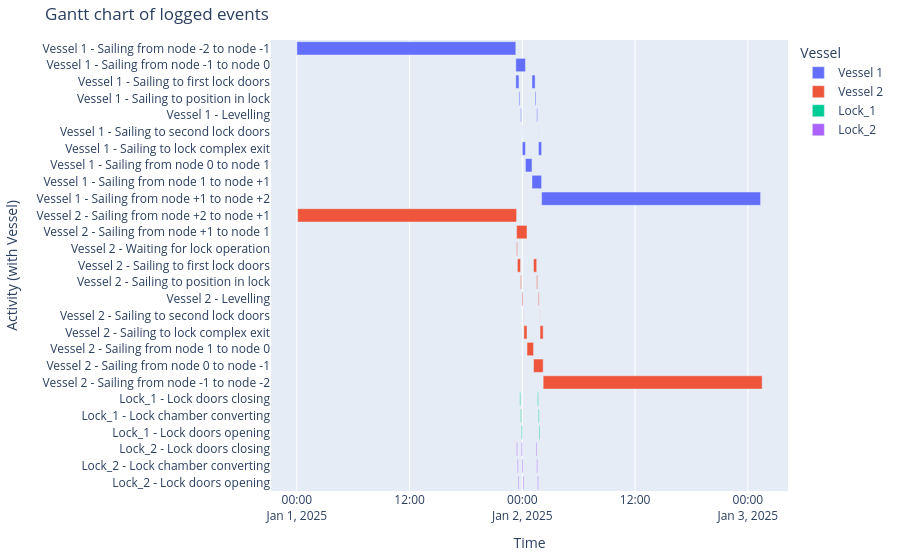

Notebook cell for this chart:
### Markdown cell above
#### Gantt chart of event table

### Code cell
df_eventtable = opentnsim.core.logutils.logbook2eventtable([*vessels, lock_1, lock_2])
fig = generate_vessel_gantt_chart(df_eventtable)

### Figure 1 — Plotly figure (JSON) as saved in the notebook; plotly's stock layout.template omitted (floating-point values rounded to 4 significant figures)
{"data": [{"base": ["2025-01-01T00:00:00.000000000", "2025-01-01T23:18:20.000000000", "2025-01-01T23:18:20.000000000", "2025-01-01T23:38:20.000000000", "2025-01-01T23:49:00.172786000", "2025-01-01T23:59:00.172786000", "2025-01-01T23:59:48.768899000", "2025-01-02T00:19:48.768899000", "2025-01-02T01:01:28.768899000", "2025-01-02T01:01:28.768899000", "2025-01-02T01:21:28.768899000", "2025-01-02T01:32:09.000000000", "2025-01-02T01:42:09.000000000", "2025-01-02T01:42:57.596112000", "2025-01-02T02:02:57.596112000"], "hovertemplate": "object name=Vessel 1<br>start time=%{base}<br>stop time=%{x}<br>activity label=%{y}<extra></extra>", "legendgroup": "Vessel 1", "marker": {"color": "#636efa", "pattern": {"shape": ""}}, "name": "Vessel 1", "orientation": "h", "showlegend": true, "textposition": "auto", "type": "bar", "x": [83900000, 3688768, 1200000, 340172, 300000, 48596, 1200000, 2500000, 3688827, 1200000, 340172, 300000, 48596, 1200000, 83900000], "xaxis": "x", "y": ["Vessel 1 - Sailing from node -2 to node -1", "Vessel 1 - Sailing from node -1 to node 0", "Vessel 1 - Sailing to first lock doors", "Vessel 1 - Sailing to position in lock", "Vessel 1 - Levelling", "Vessel 1 - Sailing to second lock doors", "Vessel 1 - Sailing to lock complex exit", "Vessel 1 - Sailing from node 0 to node 1", "Vessel 1 - Sailing from node 1 to node +1", "Vessel 1 - Sailing to first lock doors", "Vessel 1 - Sailing to position in lock", "Vessel 1 - Levelling", "Vessel 1 - Sailing to second lock doors", "Vessel 1 - Sailing to lock complex exit", "Vessel 1 - Sailing from node +1 to node +2"], "yaxis": "y"}, {"base": ["2025-01-01T00:05:00.000000000", "2025-01-01T23:23:20.000000000", "2025-01-01T23:23:20.000000000", "2025-01-01T23:28:20.000000000", "2025-01-01T23:48:20.000000000", "2025-01-01T23:59:00.172786000", "2025-01-02T00:09:00.172786000", "2025-01-02T00:09:48.768899000", "2025-01-02T00:29:48.768899000", "2025-01-02T01:11:28.768899000", "2025-01-02T01:11:28.768899000", "2025-01-02T01:31:28.768899000", "2025-01-02T01:42:09.000000000", "2025-01-02T01:52:09.000000000", "2025-01-02T01:52:57.596112000", "2025-01-02T02:12:57.596112000"], "hovertemplate": "object name=Vessel 2<br>start time=%{base}<br>stop time=%{x}<br>activity label=%{y}<extra></extra>", "legendgroup": "Vessel 2", "marker": {"color": "#EF553B", "pattern": {"shape": ""}}, "name": "Vessel 2", "orientation": "h", "showlegend": true, "textposition": "auto", "type": "bar", "x": [83900000, 3988768, 300000, 1200000, 340172, 300000, 48596, 1200000, 2500000, 3688827, 1200000, 340172, 300000, 48596, 1200000, 83900000], "xaxis": "x", "y": ["Vessel 2 - Sailing from node +2 to node +1", "Vessel 2 - Sailing from node +1 to node 1", "Vessel 2 - Waiting for lock operation", "Vessel 2 - Sailing to first lock doors", "Vessel 2 - Sailing to position in lock", "Vessel 2 - Levelling", "Vessel 2 - Sailing to second lock doors", "Vessel 2 - Sailing to lock complex exit", "Vessel 2 - Sailing from node 1 to node 0", "Vessel 2 - Sailing from node 0 to node -1", "Vessel 2 - Sailing to first lock doors", "Vessel 2 - Sailing to position in lock", "Vessel 2 - Levelling", "Vessel 2 - Sailing to second lock doors", "Vessel 2 - Sailing to lock complex exit", "Vessel 2 - Sailing from node -1 to node -2"], "yaxis": "y"}, {"base": ["2025-01-01T23:44:00.172786000", "2025-01-01T23:49:00.172786000", "2025-01-01T23:54:00.172786000", "2025-01-02T01:37:09.000000000", "2025-01-02T01:42:09.000000000", "2025-01-02T01:47:09.000000000"], "hovertemplate": "object name=Lock_1<br>start time=%{base}<br>stop time=%{x}<br>activity label=%{y}<extra></extra>", "legendgroup": "Lock_1", "marker": {"color": "#00cc96", "pattern": {"shape": ""}}, "name": "Lock_1", "orientation": "h", "showlegend": true, "textposition": "auto", "type": "bar", "x": [300000, 300000, 300000, 300000, 300000, 300000], "xaxis": "x", "y": ["Lock_1 - Lock doors closing", "Lock_1 - Lock chamber converting", "Lock_1 - Lock doors opening", "Lock_1 - Lock doors closing", "Lock_1 - Lock chamber converting", "Lock_1 - Lock doors opening"], "yaxis": "y"}, {"base": ["2025-01-01T23:23:20.000000000", "2025-01-01T23:28:20.000000000", "2025-01-01T23:33:20.000000000", "2025-01-01T23:54:00.172786000", "2025-01-01T23:59:00.172786000", "2025-01-02T00:04:00.172786000", "2025-01-02T01:27:09.000000000", "2025-01-02T01:32:09.000000000", "2025-01-02T01:37:09.000000000"], "hovertemplate": "object name=Lock_2<br>start time=%{base}<br>stop time=%{x}<br>activity label=%{y}<extra></extra>", "legendgroup": "Lock_2", "marker": {"color": "#ab63fa", "pattern": {"shape": ""}}, "name": "Lock_2", "orientation": "h", "showlegend": true, "textposition": "auto", "type": "bar", "x": [300000, 300000, 300000, 300000, 300000, 300000, 300000, 300000, 300000], "xaxis": "x", "y": ["Lock_2 - Lock doors closing", "Lock_2 - Lock chamber converting", "Lock_2 - Lock doors opening", "Lock_2 - Lock doors closing", "Lock_2 - Lock chamber converting", "Lock_2 - Lock doors opening", "Lock_2 - Lock doors closing", "Lock_2 - Lock chamber converting", "Lock_2 - Lock doors opening"], "yaxis": "y"}], "layout": {"barmode": "overlay", "legend": {"title": {"text": "Vessel"}, "tracegroupgap": 0}, "margin": {"b": 20, "l": 20, "r": 20, "t": 40}, "title": {"text": "Gantt chart of logged events"}, "xaxis": {"anchor": "y", "domain": [0, 1], "title": {"text": "Time"}, "type": "date"}, "yaxis": {"anchor": "x", "autorange": "reversed", "domain": [0, 1], "title": {"text": "Activity (with Vessel)"}}}}
